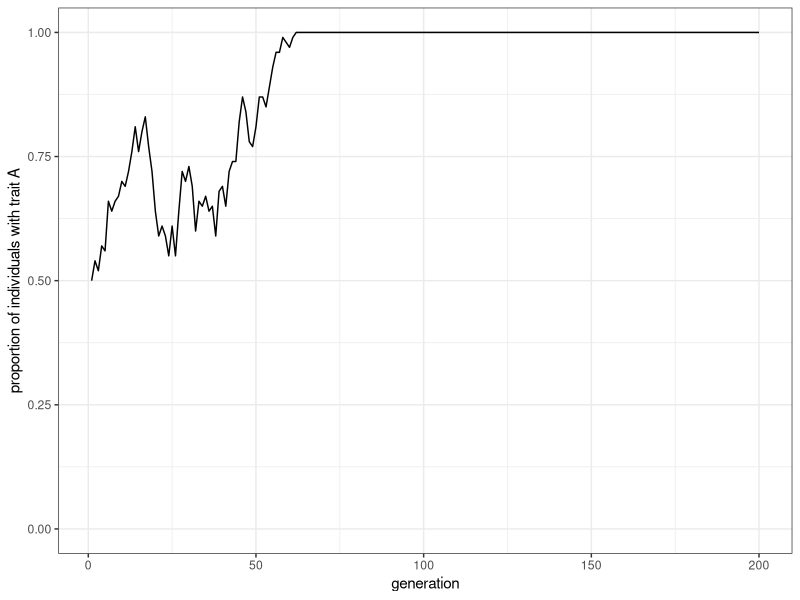
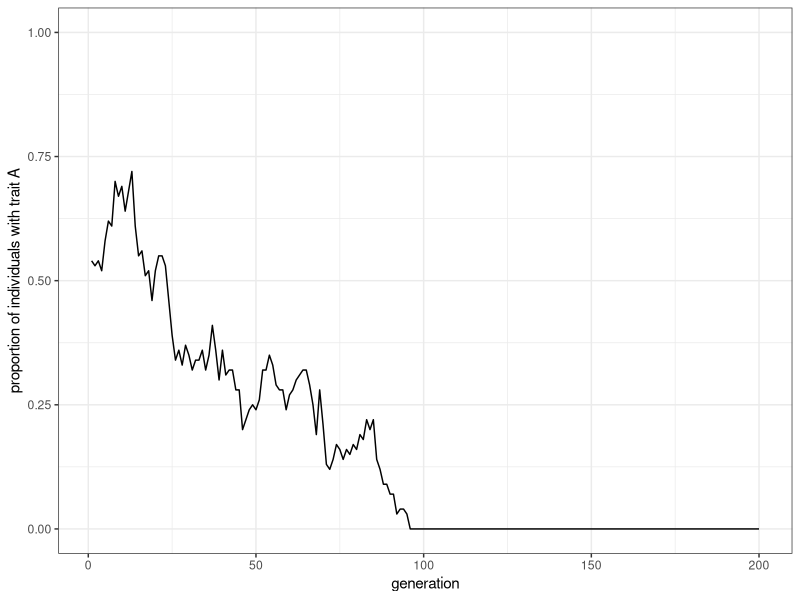
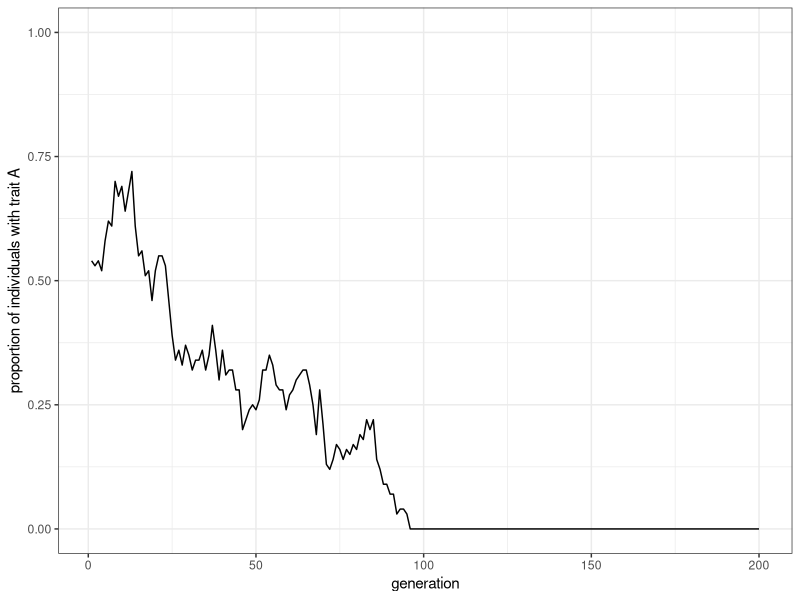
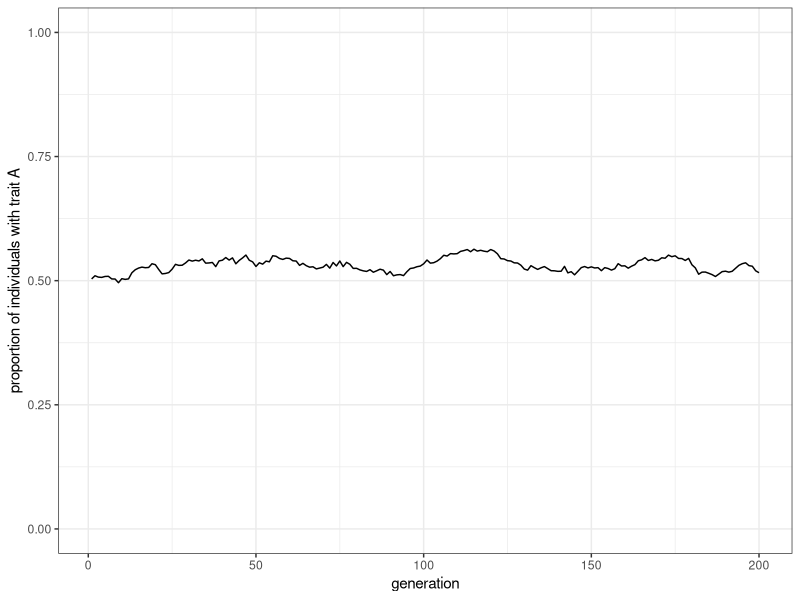
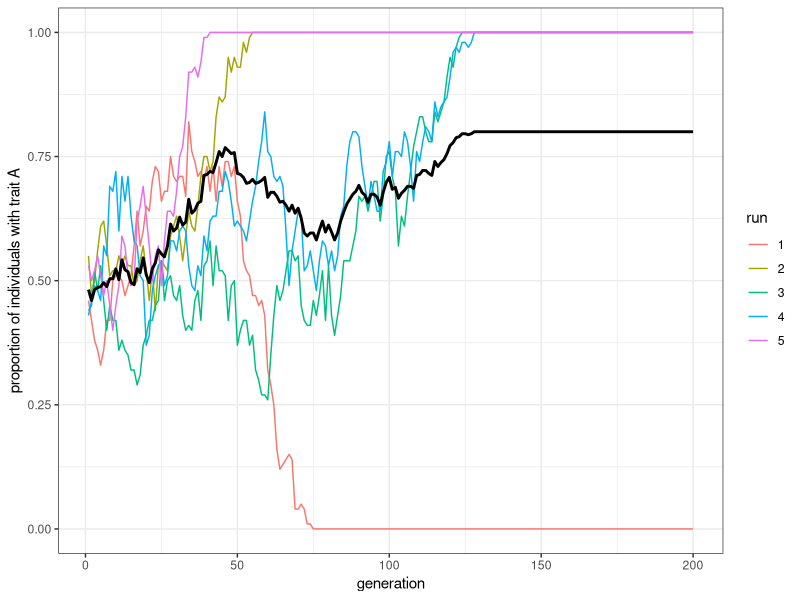
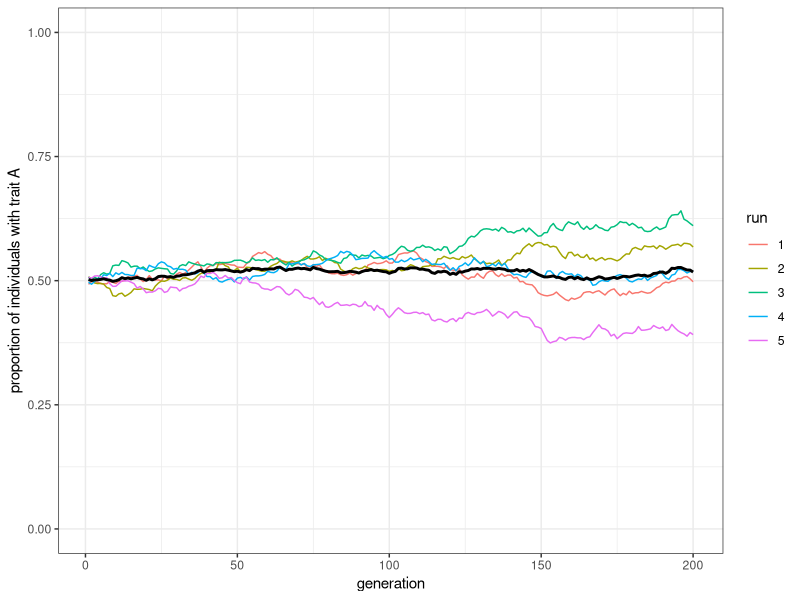
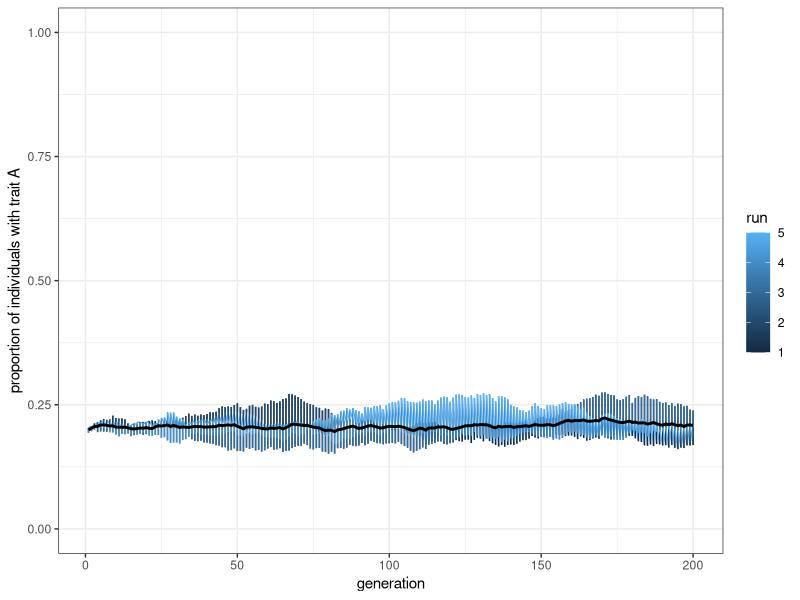

Generate these figures, in order, with R:
## ---- chunk 1
library(tidyverse)

## ---- chunk 2
population_size <- 100
generations <- 200
## ---- chunk 3
population <- sample(c("A", "B"), population_size, replace = TRUE)
## ---- chunk 4
population
## ---- chunk 5
population[4]
## ---- chunk 6
output <- tibble(generation = 1:generations, proportion_of_trait_a = rep(NA_real_, generations))
output
## ---- chunk 7
output$proportion_of_trait_a[1] <- sum(population == "A") / population_size
output
## ---- chunk 8
 for (generation in 2:generations) {
  # populationテーブルをprevious_populationという新しいテーブルにコピー
  previous_population <- population
  # 前世代の個人からランダムに形質をコピーする
  population <- sample(previous_population, population_size, replace = TRUE)
  # proportion_of_trait_aを計算し、outputの今generation世代のところに格納する
  output$proportion_of_trait_a[generation] <- sum(population == "A") / population_size
}
## ---- chunk 9
ggplot(data = output, aes(x = generation, y = proportion_of_trait_a)) +
  geom_line() +
  ylim(c(0, 1)) +
  theme_bw() +
  ylab("proportion of individuals with trait A")
## ---- chunk 10

model_unbiased_transmission <- function(population_size, generations) {
  population <- sample(c("A", "B"), population_size, replace = TRUE)

  output <- tibble(generation = 1:generations, proportion_of_trait_a = rep(NA, generations))

  output$proportion_of_trait_a[1] <- sum(population == "A") / population_size

  for (generation in 2:generations) {
    # Copy individuals to previous_population tibble
    previous_population <- population 
    
    # Randomly copy from previous generation
    population <- sample(previous_population, population_size, replace = TRUE)
    
    # Get p and put it into output slot for this generation t
    output$proportion_of_trait_a[generation] <- sum(population == "A") / population_size
  }
  # Export data from function
  output
}
## ---- chunk 11
data_unbiased_transmission <- model_unbiased_transmission(population_size = 100, generations = 200)
## ---- chunk 12
plot_single_run <- function(data) {
  ggplot(data = data, aes(x = generation, y = proportion_of_trait_a)) +
    geom_line() +
    ylim(c(0, 1)) +
    theme_bw() +
    ylab("proportion of individuals with trait A")
}
## ---- chunk 13
data_unbiased_transmission |>
  plot_single_run()
## ---- chunk 14
plot_single_run(data_unbiased_transmission)
## ---- chunk 15
model_unbiased_transmission(population_size = 10000, generations = 200) |>
  plot_single_run()
## ---- chunk 16
model_unbiased_transmissions <- function(population_size, generations, runs) {
  output <- tibble(run = factor(), generation = numeric(), proportion_of_trait_a = numeric())
  # 毎回の試行
  for (run in 1:runs) {
    # 1回の試行の結果を保管するtibbleを初期化
    output_single_run <- tibble(run = rep(run, generations) %>% as.factor(), generation = 1:generations, proportion_of_trait_a = rep(NA, generations))
    # 第1世代
    population <- sample(c("A", "B"), population_size, replace = TRUE)
    # 第1世代のproportion_of_trait_aを計算
    proportion_of_trait_a <- sum(population == "A") / population_size
    output_single_run$proportion_of_trait_a[1] <- proportion_of_trait_a
    for (generation in 2:generations) {
      # 前タイムステップまでのpopulationベクトルをprevious_populationに移し替える
      previous_population <- population
      # ランダムに前世代の個人から形質をコピーする
      population <- sample(previous_population, population_size, replace = TRUE)
      # proportion_of_trait_aを計算し、tibbleのうちproportion_of_trait_a列のgeneration行目に格納する
      output_single_run$proportion_of_trait_a[generation] <- sum(population == "A") / population_size
    }
    # output tibbleの一番下に今回の試行の結果をbind_rows()関数で付け加える
    output <- bind_rows(output, output_single_run)
  }
  # 全試行の結果がひとつのoutputというtibbleに集約されたので、それを返り値としてエクスポートする
  output
}
## ---- chunk 17
plot_multiple_runs <- function(data) {
  ggplot(data = data, aes(x = generation, y = proportion_of_trait_a)) +
    geom_line(aes(colour = run)) +
    stat_summary(fun = mean, geom = "line", size = 1) +
    ylim(c(0, 1)) +
    theme_bw() +
    ylab("proportion of individuals with trait A")
}
## ---- chunk 18
data <- model_unbiased_transmissions(population_size = 100, generations = 200, runs = 5)
plot_multiple_runs(data)
## ---- chunk 19
data
## ---- chunk 20
data <- model_unbiased_transmissions(population_size = 10000, generations = 200, runs = 5)
plot_multiple_runs(data)
## ---- chunk 21

model_unbiased_transmissions_varying_initial_condition <- function(
  population_size,
  generations,
  runs, 
  initial_proportion_of_trait_a) {
  output <- tibble(
    run = numeric(), 
    generation = numeric(), 
    proportion_of_trait_a = numeric()
  )
  for (run in 1:runs) {
    # 1回の試行の結果を保管するtibbleを初期化
    output_single_run <- tibble(
      run = rep(run, generations), 
      generation = 1:generations, 
      proportion_of_trait_a = rep(NA, generations)
    )
    # 第1世代
    population <- sample(
      c("A", "B"), 
      population_size, replace = TRUE, 
      prob = c(initial_proportion_of_trait_a, 1 - initial_proportion_of_trait_a)
    )
    # 第1世代のproportion_of_trait_aを計算
    proportion_of_trait_a <- sum(population == "A") / population_size
    output_single_run$proportion_of_trait_a[1] <- proportion_of_trait_a
    for (generation in 2:generations) {
      # 前タイムステップまでのpopulationベクトルをprevious_populationに移し替える
      previous_population <- population
      # ランダムに前世代の個人から形質をコピーする
      population <- sample(previous_population, population_size, replace = TRUE)
      # proportion_of_trait_aを計算し、tibbleのうち
      # proportion_of_trait_a列のgeneration行目に格納する
      output_single_run$proportion_of_trait_a[generation] <- 
      sum(population == "A") / population_size
    }
    # output tibbleの一番下に今回の試行の結果をbind_rows()関数で付け加える
    output <- bind_rows(output, output_single_run)
  }
  # 全試行の結果がひとつのoutputというtibbleに集約されたので、それを返り値としてエクスポートする
  output
}
## ---- chunk 22
model_unbiased_transmissions_varying_initial_condition(
  population_size = 10000,
  initial_proportion_of_trait_a = 0.2,
  generations = 200,
  runs = 5) |>
  plot_multiple_runs()
